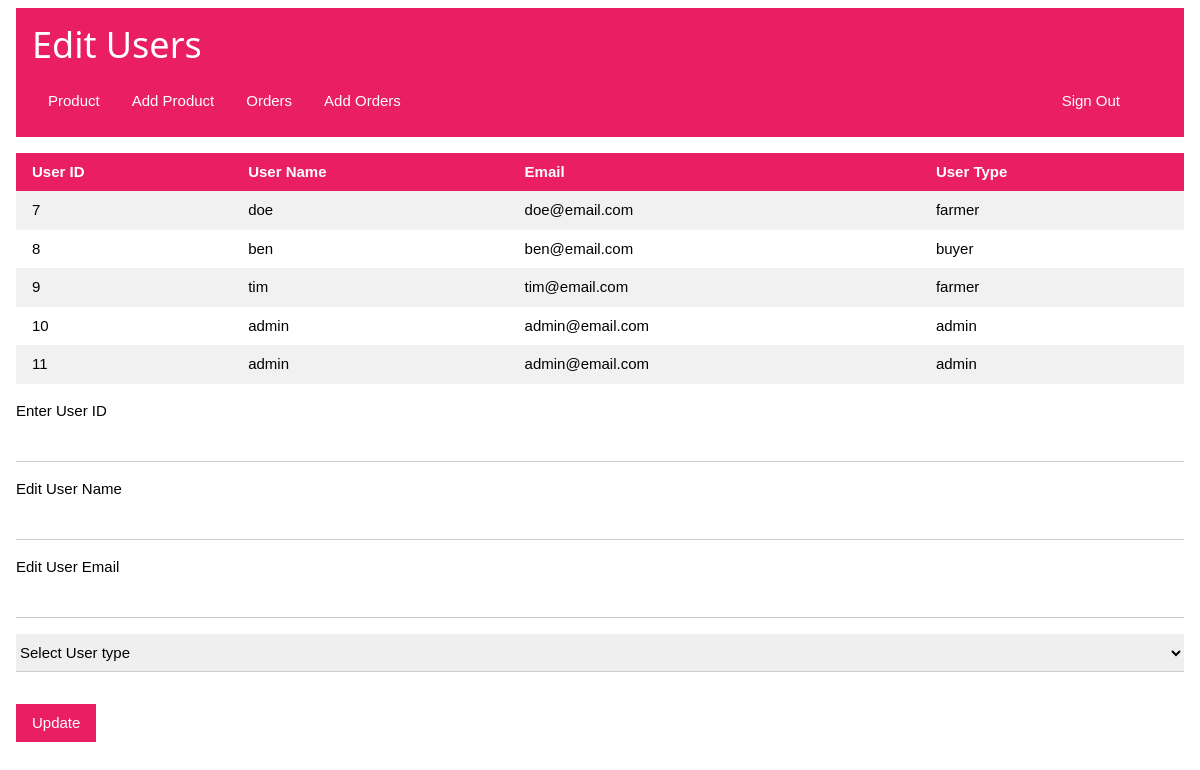
The app's page /admin.php with its own data.
### tables this page shows
CREATE TABLE `users` (
  `ID` int(11) NOT NULL,
  `UserName` varchar(20) NOT NULL,
  `Email` varchar(100) NOT NULL,
  `Password` varchar(255) NOT NULL,
  `UserType` varchar(10) NOT NULL
);

### admin.php (the view, shortened to what this page needs)
<?php
require "database.php";
?>
<!DOCTYPE html>
<html lang="en">
<head>
    <link rel="stylesheet" href="./styles/w3.css">
</head>
<body>
    <div class="w3-container w3-row w3-padding">
        <div class="w3-container w3-pink">
            <h1>Edit Users</h1>
            <div class="w3-bar w3-pink w3-margin-bottom">
                <?php
                $user = $_SESSION['user'];
                echo "<span class=\"w3-bar-item w3-right\">{$user}</span>";
                ?>
                <a href="logout.php" class="w3-bar-item w3-button w3-pink w3-hover-pale-red w3-right">Sign Out</a>
                <a href="home.php" class="w3-bar-item w3-button w3-hover-pale-red">Product</a>
                <a href="addproducts.php" class="w3-bar-item w3-button w3-hover-pale-red">Add Product</a>
                <a href="orders.php" class="w3-bar-item w3-button w3-hover-pale-red">Orders</a>
                <a href="addorders.php" class="w3-bar-item w3-button w3-hover-pale-red">Add Orders</a>
            </div>
        </div>
        <div>
            <table class="w3-table w3-margin-top w3-striped w3-margin-bottom">
                <tr class="w3-pink">
                    <th>User ID</th>
                    <th>User Name</th>
                    <th>Email</th>
                    <th>User Type</th>
                </tr>
                <?php
                $query = "SELECT * FROM users";
                $result = mysqli_query($conn, $query);
                if ($result) {
                    if (mysqli_num_rows($result) > 0) {
                        while ($row = mysqli_fetch_assoc($result)) {
                            echo "<tr><td>{$row['ID']}</td>" . "<td>{$row['UserName']}</td>" . "<td>{$row['Email']}</td>" . "<td>{$row['UserType']}</td></tr>";
                        }
                    } else {
                        echo "No Products Found!";
                    }
                }
                ?>
            </table>
        </div>
        <div>
            <form action="admin.php" method="POST" class="w3-margin-top w3-margin-bottom">
                <label for="id">Enter User ID</label>
                <input type="number" name="id" class="w3-input w3-margin-bottom">
                <label for="username">Edit User Name</label>
                <input type="text" name="username" class="w3-input w3-margin-bottom">
                <label for="email">Edit User Email</label>
                <input type="text" name="email" class="w3-input w3-margin-bottom">
                <div class="w3-margin-bottom w3-margin-top">
                    <select name="usertype" class="w3-select">
                        <option value="" disabled selected>Select User type</option>
                    </select>
                </div>
                <button type="submit" class="w3-btn w3-pink w3-margin-top w3-hover-pale-red w3-margin-bottom">Update</button>
            </form>
        </div>
    </div>
</body>
</html>

### styles/w3.css (style rules this page uses)
html { box-sizing: border-box; }
*, *:before, *:after { box-sizing: inherit; }
html { -ms-text-size-adjust: 100%; -webkit-text-size-adjust: 100%; }
body { margin: 0; }
a { background-color: transparent; }
button, input, select, textarea, optgroup { font: inherit; margin: 0; }
button, input { overflow: visible; }
button, select { text-transform: none; }
button, [type="button"], [type="reset"], [type="submit"] { -webkit-appearance: button; }
html, body { font-family: Verdana, sans-serif; font-size: 15px; line-height: 1.5; }
html { overflow-x: hidden; }
h1 { font-size: 36px; }
h1, h2, h3, h4, h5, h6 { font-family: "Segoe UI", Arial, sans-serif; font-weight: 400; margin: 10px 0; }
a { color: inherit; }
.w3-table, .w3-table-all { border-collapse: collapse; border-spacing: 0; width: 100%; display: table; }
.w3-striped tbody tr:nth-child(even) { background-color: #f1f1f1; }
.w3-table td, .w3-table th, .w3-table-all td, .w3-table-all th { padding: 8px 8px; display: table-cell; text-align: left; vertical-align: top; }
.w3-table th:first-child, .w3-table td:first-child, .w3-table-all th:first-child, .w3-table-all td:first-child { padding-left: 16px; }
.w3-btn, .w3-button { border: none; display: inline-block; padding: 8px 16px; vertical-align: middle; overflow: hidden; text-decoration: none; color: inherit; background-color: inherit; text-align: center; cursor: pointer; white-space: nowrap; }
.w3-btn, .w3-button { -webkit-touch-callout: none; -webkit-user-select: none; -khtml-user-select: none; -moz-user-select: none; -ms-user-select: none; user-select: none; }
.w3-input { padding: 8px; display: block; border: none; border-bottom: 1px solid #ccc; width: 100%; }
.w3-select { padding: 9px 0; width: 100%; border: none; border-bottom: 1px solid #ccc; }
.w3-bar { width: 100%; overflow: hidden; }
.w3-bar .w3-bar-item { padding: 8px 16px; float: left; width: auto; border: none; display: block; outline: 0; }
.w3-bar .w3-button { white-space: normal; }
.w3-container:after, .w3-container:before, .w3-panel:after, .w3-panel:before, .w3-row:after, .w3-row:before, .w3-row-padding:after, .w3-row-padding:before, .w3-cell-row:before, .w3-cell-row:after, .w3-clear:after, .w3-clear:before, .w3-bar:before, .w3-bar:after { content: ""; display: table; clear: both; }
.w3-container, .w3-panel { padding: 0.01em 16px; }
.w3-margin-top { margin-top: 16px !important; }
.w3-margin-bottom { margin-bottom: 16px !important; }
.w3-padding { padding: 8px 16px !important; }
.w3-right { float: right !important; }
.w3-pink, .w3-hover-pink:hover { color: #fff !important; background-color: #e91e63 !important; }

### records on screen
users: ID "7", UserName "doe", Email "doe@email.com", UserType "farmer"
users: ID "8", UserName "ben", Email "ben@email.com", UserType "buyer"
users: ID "9", UserName "tim", Email "tim@email.com", UserType "farmer"
users: ID "10", UserName "admin", Email "admin@email.com", UserType "admin"
users: ID "11", UserName "admin", Email "admin@email.com", UserType "admin"
